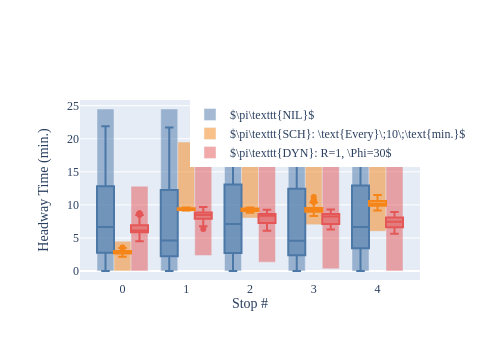
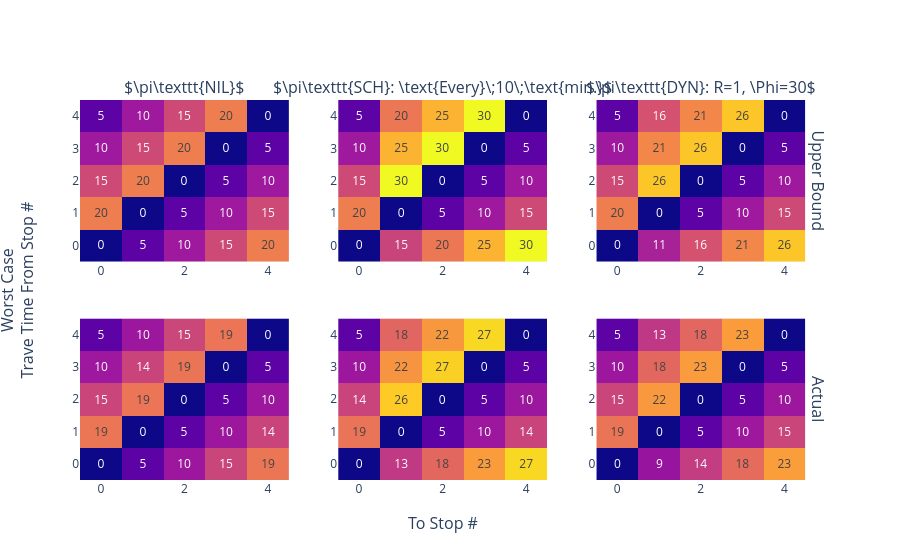

Notebook source saved alongside these figures, in order:
### Markdown cell above
## Fig 1: 1st Stop is Control
Make sure this works before proceeding.

### Code cell
# Base route - no control
N_STOPS = 5
BASE_ROUTE = [
    {
        'tau': (4, 4.5),
        'delta': (0.0, 0.5),
        'policy': BolehPolicy,
        'policy_args': {},
    } for _ in range(N_STOPS)
]

# Scheduled terminal departure
SCHED_ROUTE = copy.deepcopy(BASE_ROUTE)
SCHED_ROUTE[0]['policy'] = LeakyBucketPolicy
SCHED_ROUTE[0]['policy_args'] = {'time_delta': 10, 'offset': 0}

# Ratio Driven Route has one stop driven by ratio policy
RATIO_ROUTE = copy.deepcopy(BASE_ROUTE)
RATIO_ROUTE[0]['policy'] = RatioDrivenPolicy
RATIO_ROUTE[0]['policy_args'] = {'target_ratio': 1, 'activation_ratio': 0.75, 'max_holding': float('inf')}

routes = {
    r'$\pi\texttt{NIL}$': BASE_ROUTE,
    r'$\pi\texttt{SCH}: \text{Every}\;10\;\text{min.}$': SCHED_ROUTE,
    r'$\pi\texttt{DYN}: R=1, \Phi=30$': RATIO_ROUTE,
}

run_experiment(
    exp_id='exp-base',
    routes=routes,
    start_times=[0, 10, 20],
    t_max=60 * 24 * 7,
)

### Figure 1 — Plotly figure (JSON) as saved in the notebook; plotly's stock layout.template omitted (floating-point values rounded to 4 significant figures; data arrays with more than 128 entries replaced by an {"elided": "..."} marker saying what was removed)
{"data": [{"base": [0], "marker": {"color": "#4C78A8"}, "name": "$\\pi\\texttt{NIL}$", "opacity": 0.5, "showlegend": true, "type": "bar", "width": 0.2667, "x": [-0.2667], "y": [24.5]}, {"marker": {"color": "#4C78A8"}, "showlegend": false, "type": "box", "width": 0.2667, "x": {"elided": "226 float values"}, "y": {"elided": "226 float values"}}, {"base": [0], "marker": {"color": "#4C78A8"}, "name": "$\\pi\\texttt{NIL}$", "opacity": 0.5, "showlegend": false, "type": "bar", "width": 0.2667, "x": [0.7333], "y": [24.5]}, {"marker": {"color": "#4C78A8"}, "showlegend": false, "type": "box", "width": 0.2667, "x": {"elided": "232 float values"}, "y": {"elided": "232 float values"}}, {"base": [0], "marker": {"color": "#4C78A8"}, "name": "$\\pi\\texttt{NIL}$", "opacity": 0.5, "showlegend": false, "type": "bar", "width": 0.2667, "x": [1.733], "y": [24.5]}, {"marker": {"color": "#4C78A8"}, "showlegend": false, "type": "box", "width": 0.2667, "x": {"elided": "238 float values"}, "y": {"elided": "238 float values"}}, {"base": [0], "marker": {"color": "#4C78A8"}, "name": "$\\pi\\texttt{NIL}$", "opacity": 0.5, "showlegend": false, "type": "bar", "width": 0.2667, "x": [2.733], "y": [24.5]}, {"marker": {"color": "#4C78A8"}, "showlegend": false, "type": "box", "width": 0.2667, "x": {"elided": "231 float values"}, "y": {"elided": "231 float values"}}, {"base": [0], "marker": {"color": "#4C78A8"}, "name": "$\\pi\\texttt{NIL}$", "opacity": 0.5, "showlegend": false, "type": "bar", "width": 0.2667, "x": [3.733], "y": [24.5]}, {"marker": {"color": "#4C78A8"}, "showlegend": false, "type": "box", "width": 0.2667, "x": {"elided": "213 float values"}, "y": {"elided": "213 float values"}}, {"base": [0], "marker": {"color": "#F58518"}, "name": "$\\pi\\texttt{SCH}: \\text{Every}\\;10\\;\\text{min.}$", "opacity": 0.5, "showlegend": true, "type": "bar", "width": 0.2667, "x": [-2.776e-17], "y": [4.5]}, {"marker": {"color": "#F58518"}, "showlegend": false, "type": "box", "width": 0.2667, "x": [-2.776e-17, -2.776e-17, -2.776e-17, -2.776e-17, -2.776e-17, -2.776e-17, -2.776e-17, -2.776e-17, -2.776e-17, -2.776e-17, -2.776e-17, -2.776e-17, -2.776e-17, -2.776e-17, -2.776e-17, -2.776e-17, -2.776e-17, -2.776e-17, -2.776e-17, -2.776e-17, -2.776e-17, -2.776e-17, -2.776e-17, -2.776e-17, -2.776e-17, -2.776e-17, -2.776e-17, -2.776e-17, -2.776e-17, -2.776e-17, -2.776e-17, -2.776e-17, -2.776e-17, -2.776e-17, -2.776e-17, -2.776e-17, -2.776e-17, -2.776e-17, -2.776e-17, -2.776e-17, -2.776e-17, -2.776e-17, -2.776e-17, -2.776e-17, -2.776e-17, -2.776e-17, -2.776e-17, -2.776e-17, -2.776e-17, -2.776e-17, -2.776e-17, -2.776e-17, -2.776e-17, -2.776e-17, -2.776e-17, -2.776e-17, -2.776e-17, -2.776e-17, -2.776e-17, -2.776e-17, -2.776e-17, -2.776e-17, -2.776e-17, -2.776e-17, -2.776e-17, -2.776e-17, -2.776e-17, -2.776e-17, -2.776e-17, -2.776e-17, -2.776e-17, -2.776e-17, -2.776e-17, -2.776e-17], "y": [2.581, 2.353, 2.897, 2.901, 3.491, 2.978, 3.046, 2.983, 2.633, 2.663, 3.131, 2.456, 2.82, 2.683, 2.879, 2.793, 2.305, 2.778, 2.924, 2.672, 2.831, 2.988, 3.025, 2.811, 3.102, 2.575, 2.945, 2.563, 3.096, 2.437, 2.76, 2.881, 3.318, 3.038, 3.051, 2.582, 2.741, 3.101, 3.012, 2.651, 3.167, 3.007, 2.361, 2.992, 2.907, 3.564, 3.258, 2.806, 3.166, 2.994, 2.879, 2.681, 2.822, 2.628, 2.97, 2.683, 2.976, 2.699, 2.714, 2.892, 2.694, 2.631, 3.1, 2.663, 2.589, 2.734, 2.545, 2.836, 3.095, 2.773, 3.189, 2.396, 2.896, 2.153]}, {"base": [9], "marker": {"color": "#F58518"}, "name": "$\\pi\\texttt{SCH}: \\text{Every}\\;10\\;\\text{min.}$", "opacity": 0.5, "showlegend": false, "type": "bar", "width": 0.2667, "x": [1], "y": [10.5]}, {"marker": {"color": "#F58518"}, "showlegend": false, "type": "box", "width": 0.2667, "x": [1, 1, 1, 1, 1, 1, 1, 1, 1, 1, 1, 1, 1, 1, 1], "y": [9.609, 9.372, 9.4, 9.62, 9.244, 9.406, 9.243, 9.568, 9.148, 9.152, 9.464, 9.417, 9.214, 9.513, 9.369]}, {"base": [8], "marker": {"color": "#F58518"}, "name": "$\\pi\\texttt{SCH}: \\text{Every}\\;10\\;\\text{min.}$", "opacity": 0.5, "showlegend": false, "type": "bar", "width": 0.2667, "x": [2], "y": [11.5]}, {"marker": {"color": "#F58518"}, "showlegend": false, "type": "box", "width": 0.2667, "x": [2, 2, 2, 2, 2, 2, 2, 2, 2, 2, 2, 2, 2, 2, 2, 2, 2, 2, 2, 2, 2, 2, 2, 2, 2, 2, 2, 2, 2, 2, 2, 2, 2, 2, 2, 2, 2, 2, 2, 2, 2, 2, 2, 2, 2], "y": [8.912, 9.502, 9.614, 9.444, 9.15, 9.458, 9.023, 9.511, 8.976, 9.202, 8.803, 8.894, 9.467, 8.981, 9.44, 9.263, 9.119, 9.362, 8.901, 8.937, 9.34, 9.326, 9.265, 9.071, 9.445, 9.583, 9.377, 9.186, 9.554, 9.096, 9.179, 9.217, 9.47, 8.932, 9.124, 9.438, 9.236, 8.813, 9.313, 9.432, 9.104, 9.269, 9.09, 9.349, 9.086]}, {"base": [7], "marker": {"color": "#F58518"}, "name": "$\\pi\\texttt{SCH}: \\text{Every}\\;10\\;\\text{min.}$", "opacity": 0.5, "showlegend": false, "type": "bar", "width": 0.2667, "x": [3], "y": [12.5]}, {"marker": {"color": "#F58518"}, "showlegend": false, "type": "box", "width": 0.2667, "x": [3, 3, 3, 3, 3, 3, 3, 3, 3, 3, 3, 3, 3, 3, 3, 3, 3, 3, 3, 3, 3, 3, 3, 3, 3, 3, 3, 3, 3, 3, 3, 3, 3, 3, 3, 3, 3, 3, 3, 3, 3, 3, 3, 3, 3, 3, 3, 3, 3, 3, 3, 3, 3, 3, 3, 3, 3, 3, 3, 3, 3, 3, 3, 3, 3, 3, 3, 3, 3, 3, 3, 3, 3, 3, 3, 3, 3, 3, 3, 3, 3, 3, 3], "y": [10.58, 9.414, 8.586, 8.953, 8.605, 8.94, 10.3, 8.886, 9.585, 9.268, 8.932, 8.949, 8.98, 9.199, 8.56, 8.918, 9.174, 8.91, 9.074, 9.902, 9.287, 9.064, 9.981, 10.28, 9.057, 9.336, 9.175, 9.243, 9.474, 9.249, 8.823, 8.979, 11.19, 8.846, 9.163, 8.954, 9.922, 9.123, 8.83, 8.917, 9.821, 8.943, 9.44, 9.522, 9.209, 9.537, 9.934, 8.895, 10.35, 9.468, 9.055, 10.1, 9.447, 10.22, 8.329, 9.375, 9.27, 9.221, 9.022, 10.62, 10.1, 9.305, 9.084, 8.789, 8.858, 10.55, 9.247, 9.245, 9.222, 8.999, 9.473, 10.64, 10.6, 10.07, 9.236, 9.114, 9.455, 10.42, 8.713, 9.426, 9.351, 9.124, 8.986]}, {"base": [6], "marker": {"color": "#F58518"}, "name": "$\\pi\\texttt{SCH}: \\text{Every}\\;10\\;\\text{min.}$", "opacity": 0.5, "showlegend": false, "type": "bar", "width": 0.2667, "x": [4], "y": [13.5]}, {"marker": {"color": "#F58518"}, "showlegend": false, "type": "box", "width": 0.2667, "x": [4, 4, 4, 4, 4, 4, 4, 4, 4, 4, 4, 4, 4, 4, 4, 4, 4, 4, 4, 4, 4, 4, 4, 4, 4, 4, 4, 4, 4, 4, 4, 4, 4, 4, 4, 4, 4, 4, 4, 4, 4, 4, 4, 4, 4, 4, 4, 4, 4, 4, 4, 4], "y": [10.87, 10.52, 10.64, 10.05, 10.85, 9.857, 10.21, 10.4, 9.526, 10.62, 9.841, 10.03, 10.35, 10.07, 10.29, 9.922, 10.89, 9.607, 10.05, 10.1, 11.5, 9.895, 10.95, 11.28, 9.257, 9.846, 10.54, 10.52, 9.15, 9.855, 9.855, 10.5, 9.843, 9.603, 9.967, 10.39, 10.76, 10.04, 10.42, 9.954, 9.658, 9.947, 10.63, 10.13, 10.39, 10.13, 10.26, 10.91, 10.64, 10.99, 9.881, 9.518]}, {"base": [0], "marker": {"color": "#E45756"}, "name": "$\\pi\\texttt{DYN}: R=1, \\Phi=30$", "opacity": 0.5, "showlegend": true, "type": "bar", "width": 0.2667, "x": [0.2667], "y": [12.83]}, {"marker": {"color": "#E45756"}, "showlegend": false, "type": "box", "width": 0.2667, "x": [0.2667, 0.2667, 0.2667, 0.2667, 0.2667, 0.2667, 0.2667, 0.2667, 0.2667, 0.2667, 0.2667, 0.2667, 0.2667, 0.2667, 0.2667, 0.2667, 0.2667, 0.2667, 0.2667, 0.2667, 0.2667, 0.2667, 0.2667, 0.2667, 0.2667, 0.2667, 0.2667, 0.2667, 0.2667, 0.2667, 0.2667, 0.2667, 0.2667, 0.2667, 0.2667, 0.2667, 0.2667, 0.2667, 0.2667, 0.2667, 0.2667, 0.2667, 0.2667, 0.2667, 0.2667, 0.2667, 0.2667, 0.2667, 0.2667, 0.2667, 0.2667, 0.2667, 0.2667, 0.2667, 0.2667, 0.2667, 0.2667, 0.2667, 0.2667, 0.2667, 0.2667, 0.2667, 0.2667, 0.2667, 0.2667, 0.2667, 0.2667, 0.2667, 0.2667, 0.2667, 0.2667, 0.2667, 0.2667, 0.2667, 0.2667, 0.2667], "y": [5.482, 8.484, 5.56, 6.016, 6.128, 6.566, 8.51, 8.478, 6.846, 5.963, 8.661, 5.76, 6.127, 5.912, 6.195, 5.738, 5.74, 6.081, 6.041, 5.915, 6.176, 8.507, 8.193, 6.974, 6.022, 8.304, 8.615, 5.563, 8.728, 5.611, 6.235, 6.602, 4.51, 6.524, 8.192, 5.859, 8.338, 5.939, 6.049, 5.827, 7.409, 5.839, 4.645, 6.052, 6.642, 6.002, 6.051, 7.16, 5.796, 5.971, 6.433, 6.241, 6.531, 5.841, 6.807, 6.08, 6.001, 5.833, 5.897, 7.999, 5.586, 8.699, 6.38, 6.482, 6.322, 5.514, 6.535, 6.706, 8.274, 8.061, 5.906, 5.778, 6.234, 8.654, 5.666, 5.247]}, {"base": [2.333], "marker": {"color": "#E45756"}, "name": "$\\pi\\texttt{DYN}: R=1, \\Phi=30$", "opacity": 0.5, "showlegend": false, "type": "bar", "width": 0.2667, "x": [1.267], "y": [13.83]}, {"marker": {"color": "#E45756"}, "showlegend": false, "type": "box", "width": 0.2667, "x": [1.267, 1.267, 1.267, 1.267, 1.267, 1.267, 1.267, 1.267, 1.267, 1.267, 1.267, 1.267, 1.267, 1.267, 1.267, 1.267, 1.267, 1.267, 1.267, 1.267, 1.267, 1.267, 1.267, 1.267, 1.267, 1.267, 1.267, 1.267, 1.267, 1.267, 1.267, 1.267, 1.267, 1.267, 1.267, 1.267, 1.267, 1.267, 1.267, 1.267, 1.267, 1.267, 1.267, 1.267, 1.267, 1.267, 1.267, 1.267, 1.267, 1.267, 1.267], "y": [9.252, 8.376, 8.641, 6.916, 8.403, 8.27, 8.63, 8.627, 8.263, 9.211, 6.959, 8.88, 8.623, 8.735, 8.495, 7.469, 8.866, 9.061, 7.032, 8.628, 7.899, 9.667, 6.349, 7.258, 7.95, 8.995, 8.285, 7.874, 6.815, 8.373, 8.358, 6.781, 8.746, 9.275, 8.158, 9.088, 8.864, 7.454, 9.025, 8.823, 7.056, 8.66, 9.174, 8.206, 8.466, 8.282, 8.368, 9.159, 7.788, 8.745, 8.919]}, {"base": [1.333], "marker": {"color": "#E45756"}, "name": "$\\pi\\texttt{DYN}: R=1, \\Phi=30$", "opacity": 0.5, "showlegend": false, "type": "bar", "width": 0.2667, "x": [2.267], "y": [14.83]}, {"marker": {"color": "#E45756"}, "showlegend": false, "type": "box", "width": 0.2667, "x": [2.267, 2.267, 2.267, 2.267, 2.267, 2.267, 2.267, 2.267, 2.267, 2.267, 2.267, 2.267, 2.267, 2.267, 2.267, 2.267, 2.267, 2.267, 2.267, 2.267, 2.267, 2.267, 2.267, 2.267, 2.267, 2.267, 2.267, 2.267, 2.267, 2.267, 2.267, 2.267, 2.267, 2.267, 2.267, 2.267, 2.267, 2.267, 2.267, 2.267, 2.267, 2.267, 2.267, 2.267, 2.267, 2.267, 2.267, 2.267, 2.267, 2.267, 2.267, 2.267, 2.267, 2.267, 2.267, 2.267, 2.267, 2.267, 2.267, 2.267, 2.267, 2.267, 2.267, 2.267, 2.267, 2.267, 2.267, 2.267, 2.267, 2.267, 2.267, 2.267, 2.267, 2.267], "y": [8.803, 6.506, 8.567, 7.184, 8.518, 6.073, 7.288, 8.653, 8.808, 7.069, 7.965, 7.891, 8.376, 8.719, 9.145, 9.261, 8.787, 6.929, 8.603, 7.374, 8.924, 6.657, 6.25, 8.425, 7.507, 8.531, 8.749, 7.51, 6.959, 6.973, 8.294, 7.185, 7.066, 8.196, 8.75, 8.469, 8.953, 7.519, 8.467, 8.215, 8.964, 8.383, 7.862, 6.551, 8.363, 7.573, 8.858, 8.403, 8.634, 8.789, 6.92, 8.367, 8.548, 8.721, 8.424, 7.227, 8.473, 8.529, 6.401, 7.447, 8.604, 8.335, 9.105, 8.34, 7.075, 6.444, 8.597, 7.247, 6.648, 8.568, 8.219, 8.18, 8.223, 8.86]}, {"base": [0.3333], "marker": {"color": "#E45756"}, "name": "$\\pi\\texttt{DYN}: R=1, \\Phi=30$", "opacity": 0.5, "showlegend": false, "type": "bar", "width": 0.2667, "x": [3.267], "y": [15.83]}, {"marker": {"color": "#E45756"}, "showlegend": false, "type": "box", "width": 0.2667, "x": [3.267, 3.267, 3.267, 3.267, 3.267, 3.267, 3.267, 3.267, 3.267, 3.267, 3.267, 3.267, 3.267, 3.267, 3.267, 3.267, 3.267, 3.267, 3.267, 3.267, 3.267, 3.267, 3.267, 3.267, 3.267, 3.267, 3.267, 3.267, 3.267, 3.267, 3.267, 3.267, 3.267, 3.267, 3.267, 3.267, 3.267, 3.267, 3.267, 3.267, 3.267, 3.267, 3.267, 3.267, 3.267, 3.267, 3.267, 3.267, 3.267, 3.267, 3.267, 3.267, 3.267, 3.267, 3.267, 3.267, 3.267, 3.267, 3.267, 3.267, 3.267, 3.267, 3.267, 3.267, 3.267, 3.267, 3.267, 3.267, 3.267, 3.267, 3.267, 3.267, 3.267, 3.267, 3.267, 3.267, 3.267, 3.267, 3.267, 3.267, 3.267, 3.267, 3.267, 3.267, 3.267, 3.267, 3.267, 3.267, 3.267, 3.267, 3.267, 3.267, 3.267, 3.267, 3.267, 3.267, 3.267, 3.267, 3.267, 3.267, 3.267, 3.267, 3.267, 3.267, 3.267, 3.267, 3.267, 3.267, 3.267, 3.267, 3.267, 3.267, 3.267], "y": [7.513, 8.452, 8.382, 9.004, 8.138, 8.548, 8.649, 8.51, 7.014, 8.313, 6.802, 8.86, 8.395, 8.264, 8.374, 9.179, 9.249, 6.988, 9.299, 6.73, 7.014, 8.712, 9.089, 6.323, 8.615, 7.353, 6.806, 8.459, 6.453, 6.563, 8.297, 7.448, 8.619, 6.441, 7.198, 8.305, 8.469, 7.08, 8.96, 8.146, 6.592, 8.6, 8.625, 8.248, 8.427, 8.951, 6.666, 8.428, 8.618, 8.874, 8.614, 9.192, 7.198, 9.23, 8.065, 8.056, 8.094, 7.55, 8.557, 8.543, 9.164, 6.285, 8.484, 8.254, 6.488, 6.604, 8.914, 7.183, 8.868, 8.312, 8.881, 7.136, 8.474, 8.339, 7.364, 7.002, 7.169, 8.676, 7.083, 8.806, 8.09, 8.315, 7.2, 7.168, 8.014, 8.453, 8.135, 8.638, 8.736, 6.684, 6.59, 7.642, 6.666, 8.702, 7.758, 7.202, 8.656, 7.553, 8.732, 8.452, 6.395, 8.418, 6.926, 6.421, 8.143, 7.046, 8.313, 7.231, 8.239, 6.51, 9.108, 6.74, 6.884]}, {"base": [0], "marker": {"color": "#E45756"}, "name": "$\\pi\\texttt{DYN}: R=1, \\Phi=30$", "opacity": 0.5, "showlegend": false, "type": "bar", "width": 0.2667, "x": [4.267], "y": [16.83]}, {"marker": {"color": "#E45756"}, "showlegend": false, "type": "box", "width": 0.2667, "x": [4.267, 4.267, 4.267, 4.267, 4.267, 4.267, 4.267, 4.267, 4.267, 4.267, 4.267, 4.267, 4.267, 4.267, 4.267, 4.267, 4.267, 4.267, 4.267, 4.267, 4.267, 4.267, 4.267, 4.267, 4.267, 4.267, 4.267, 4.267, 4.267, 4.267, 4.267, 4.267, 4.267, 4.267, 4.267, 4.267, 4.267, 4.267, 4.267, 4.267, 4.267, 4.267, 4.267, 4.267, 4.267, 4.267, 4.267, 4.267], "y": [7.689, 6.29, 7.407, 7.622, 7.919, 8.913, 8.305, 6.365, 6.462, 6.666, 7.326, 7.26, 8.154, 8.352, 7.491, 6.26, 8.456, 7.003, 8.105, 6.597, 7.115, 8.148, 7.026, 8.105, 6.584, 7.686, 7.628, 6.358, 8.252, 6.573, 7.692, 8.725, 7.694, 7.535, 7.293, 8.044, 5.881, 8.471, 6.501, 6.625, 8.808, 7.972, 7.594, 6.526, 6.97, 5.645, 6.82, 7.137]}], "layout": {"font": {"family": "Times New Roman, serif"}, "height": 360, "legend": {"x": 1.15, "xanchor": "right", "y": 1}, "width": 500, "xaxis": {"autorange": true, "range": [-0.6667, 4.667], "tickmode": "array", "tickvals": [0, 1, 2, 3, 4], "title": {"standoff": 2, "text": "Stop #"}, "type": "linear"}, "yaxis": {"autorange": true, "range": [-1.361, 25.86], "title": {"text": "Headway Time (min.)"}, "type": "linear"}}}

### Figure 2 — Plotly figure (JSON) as saved in the notebook; plotly's stock layout.template omitted (floating-point values rounded to 4 significant figures)
{"data": [{"showscale": false, "text": [[0, 5, 10, 15, 20], [20, 0, 5, 10, 15], [15, 20, 0, 5, 10], [10, 15, 20, 0, 5], [5, 10, 15, 20, 0]], "texttemplate": "%{text:.0f}", "type": "heatmap", "xaxis": "x", "yaxis": "y", "z": [[0, 5, 10, 15, 20], [20, 0, 5, 10, 15], [15, 20, 0, 5, 10], [10, 15, 20, 0, 5], [5, 10, 15, 20, 0]], "zmax": 29.5, "zmin": 0}, {"showscale": false, "text": [[0, 14.5, 19.5, 24.5, 29.5], [20, 0, 5, 10, 15], [15, 29.5, 0, 5, 10], [10, 24.5, 29.5, 0, 5], [5, 19.5, 24.5, 29.5, 0]], "texttemplate": "%{text:.0f}", "type": "heatmap", "xaxis": "x2", "yaxis": "y2", "z": [[0, 14.5, 19.5, 24.5, 29.5], [20, 0, 5, 10, 15], [15, 29.5, 0, 5, 10], [10, 24.5, 29.5, 0, 5], [5, 19.5, 24.5, 29.5, 0]], "zmax": 29.5, "zmin": 0}, {"showscale": false, "text": [[0, 10.92, 15.92, 20.92, 25.92], [20, 0, 5, 10, 15], [15, 25.92, 0, 5, 10], [10, 20.92, 25.92, 0, 5], [5, 15.92, 20.92, 25.92, 0]], "texttemplate": "%{text:.0f}", "type": "heatmap", "xaxis": "x3", "yaxis": "y3", "z": [[0, 10.92, 15.92, 20.92, 25.92], [20, 0, 5, 10, 15], [15, 25.92, 0, 5, 10], [10, 20.92, 25.92, 0, 5], [5, 15.92, 20.92, 25.92, 0]], "zmax": 29.5, "zmin": 0}, {"showscale": false, "text": [[0, 4.965, 9.855, 14.61, 19.41], [19.4, 0, 4.98, 9.814, 14.48], [14.55, 19.32, 0, 4.991, 9.819], [9.901, 14.44, 19.19, 0, 4.96], [4.974, 9.85, 14.72, 19.29, 0]], "texttemplate": "%{text:.0f}", "type": "heatmap", "xaxis": "x4", "yaxis": "y4", "z": [[0, 4.965, 9.855, 14.61, 19.41], [19.4, 0, 4.98, 9.814, 14.48], [14.55, 19.32, 0, 4.991, 9.819], [9.901, 14.44, 19.19, 0, 4.96], [4.974, 9.85, 14.72, 19.29, 0]], "zmax": 29.5, "zmin": 0}, {"showscale": false, "text": [[0, 13.33, 17.99, 22.65, 27.21], [19.15, 0, 4.987, 9.807, 14.45], [14.44, 26.25, 0, 4.975, 9.771], [9.86, 21.98, 26.62, 0, 4.978], [4.983, 17.82, 22.36, 27.21, 0]], "texttemplate": "%{text:.0f}", "type": "heatmap", "xaxis": "x5", "yaxis": "y5", "z": [[0, 13.33, 17.99, 22.65, 27.21], [19.15, 0, 4.987, 9.807, 14.45], [14.44, 26.25, 0, 4.975, 9.771], [9.86, 21.98, 26.62, 0, 4.978], [4.983, 17.82, 22.36, 27.21, 0]], "zmax": 29.5, "zmin": 0}, {"showscale": false, "text": [[0, 9.457, 13.72, 18.44, 22.76], [19.26, 0, 4.986, 9.919, 14.55], [14.58, 22.3, 0, 4.975, 9.855], [9.795, 17.98, 22.6, 0, 4.973], [4.991, 13.22, 17.96, 22.67, 0]], "texttemplate": "%{text:.0f}", "type": "heatmap", "xaxis": "x6", "yaxis": "y6", "z": [[0, 9.457, 13.72, 18.44, 22.76], [19.26, 0, 4.986, 9.919, 14.55], [14.58, 22.3, 0, 4.975, 9.855], [9.795, 17.98, 22.6, 0, 4.973], [4.991, 13.22, 17.96, 22.67, 0]], "zmax": 29.5, "zmin": 0}], "layout": {"annotations": [{"font": {"size": 16}, "showarrow": false, "text": "$\\pi\\texttt{NIL}$", "x": 0.1411, "xanchor": "center", "xref": "paper", "y": 1, "yanchor": "bottom", "yref": "paper"}, {"font": {"size": 16}, "showarrow": false, "text": "$\\pi\\texttt{SCH}: \\text{Every}\\;10\\;\\text{min.}$", "x": 0.49, "xanchor": "center", "xref": "paper", "y": 1, "yanchor": "bottom", "yref": "paper"}, {"font": {"size": 16}, "showarrow": false, "text": "$\\pi\\texttt{DYN}: R=1, \\Phi=30$", "x": 0.8389, "xanchor": "center", "xref": "paper", "y": 1, "yanchor": "bottom", "yref": "paper"}, {"font": {"size": 16}, "showarrow": false, "text": "Upper Bound", "textangle": 90, "x": 0.98, "xanchor": "left", "xref": "paper", "y": 0.7875, "yanchor": "middle", "yref": "paper"}, {"font": {"size": 16}, "showarrow": false, "text": "Actual", "textangle": 90, "x": 0.98, "xanchor": "left", "xref": "paper", "y": 0.2125, "yanchor": "middle", "yref": "paper"}, {"font": {"size": 16}, "showarrow": false, "text": "To Stop #", "x": 0.49, "xanchor": "center", "xref": "paper", "y": 0, "yanchor": "top", "yref": "paper", "yshift": -30}, {"font": {"size": 16}, "showarrow": false, "text": "Worst Case<br>Trave Time From Stop #", "textangle": -90, "x": 0, "xanchor": "right", "xref": "paper", "xshift": -40, "y": 0.5, "yanchor": "middle", "yref": "paper"}], "autosize": true, "xaxis": {"anchor": "y", "autorange": true, "domain": [0, 0.2822], "range": [-0.5, 4.5]}, "xaxis2": {"anchor": "y2", "autorange": true, "domain": [0.3489, 0.6311], "range": [-0.5, 4.5]}, "xaxis3": {"anchor": "y3", "autorange": true, "domain": [0.6978, 0.98], "range": [-0.5, 4.5]}, "xaxis4": {"anchor": "y4", "autorange": true, "domain": [0, 0.2822], "range": [-0.5, 4.5]}, "xaxis5": {"anchor": "y5", "autorange": true, "domain": [0.3489, 0.6311], "range": [-0.5, 4.5]}, "xaxis6": {"anchor": "y6", "autorange": true, "domain": [0.6978, 0.98], "range": [-0.5, 4.5]}, "yaxis": {"anchor": "x", "autorange": true, "domain": [0.575, 1], "range": [-0.5, 4.5]}, "yaxis2": {"anchor": "x2", "autorange": true, "domain": [0.575, 1], "range": [-0.5, 4.5]}, "yaxis3": {"anchor": "x3", "autorange": true, "domain": [0.575, 1], "range": [-0.5, 4.5]}, "yaxis4": {"anchor": "x4", "autorange": true, "domain": [0, 0.425], "range": [-0.5, 4.5]}, "yaxis5": {"anchor": "x5", "autorange": true, "domain": [0, 0.425], "range": [-0.5, 4.5]}, "yaxis6": {"anchor": "x6", "autorange": true, "domain": [0, 0.425], "range": [-0.5, 4.5]}}}
